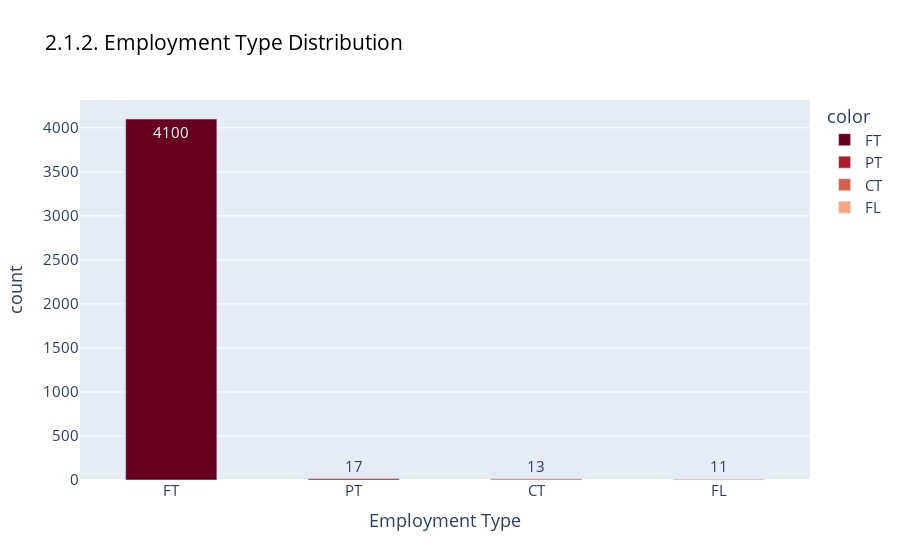

Write notebook code for a chart like this one.
### Markdown cell above
There's 4 categorical values in column 'employment_type' and each are:
* FT = Full Time
* CT = Contract
* FL = Freelance
* PT = Part-Time

### Code cell
type_grouped = df['employment_type'].value_counts()
fig = px.bar(x = type_grouped.index, y = type_grouped.values, 
       color = type_grouped.index, 
       color_discrete_sequence=px.colors.sequential.RdBu,
       text = type_grouped.values, title = '2.1.2. Employment Type Distribution')

fig.update_layout(
    xaxis_title="Employment Type",
    yaxis_title="count")

fig.update_traces(width=0.5)
fig.update_layout(font = dict(size = 15),title_font_color="black",)
fig.show()

### Figure 1 — Plotly figure (JSON) as saved in the notebook; plotly's stock layout.template omitted (floating-point values rounded to 4 significant figures)
{"data": [{"alignmentgroup": "True", "hovertemplate": "color=FT<br>x=%{x}<br>y=%{y}<br>text=%{text}<extra></extra>", "legendgroup": "FT", "marker": {"color": "rgb(103,0,31)", "pattern": {"shape": ""}}, "name": "FT", "offsetgroup": "FT", "orientation": "v", "showlegend": true, "text": [4100], "textposition": "auto", "type": "bar", "width": 0.5, "x": ["FT"], "xaxis": "x", "y": [4100], "yaxis": "y"}, {"alignmentgroup": "True", "hovertemplate": "color=PT<br>x=%{x}<br>y=%{y}<br>text=%{text}<extra></extra>", "legendgroup": "PT", "marker": {"color": "rgb(178,24,43)", "pattern": {"shape": ""}}, "name": "PT", "offsetgroup": "PT", "orientation": "v", "showlegend": true, "text": [17], "textposition": "auto", "type": "bar", "width": 0.5, "x": ["PT"], "xaxis": "x", "y": [17], "yaxis": "y"}, {"alignmentgroup": "True", "hovertemplate": "color=CT<br>x=%{x}<br>y=%{y}<br>text=%{text}<extra></extra>", "legendgroup": "CT", "marker": {"color": "rgb(214,96,77)", "pattern": {"shape": ""}}, "name": "CT", "offsetgroup": "CT", "orientation": "v", "showlegend": true, "text": [13], "textposition": "auto", "type": "bar", "width": 0.5, "x": ["CT"], "xaxis": "x", "y": [13], "yaxis": "y"}, {"alignmentgroup": "True", "hovertemplate": "color=FL<br>x=%{x}<br>y=%{y}<br>text=%{text}<extra></extra>", "legendgroup": "FL", "marker": {"color": "rgb(244,165,130)", "pattern": {"shape": ""}}, "name": "FL", "offsetgroup": "FL", "orientation": "v", "showlegend": true, "text": [11], "textposition": "auto", "type": "bar", "width": 0.5, "x": ["FL"], "xaxis": "x", "y": [11], "yaxis": "y"}], "layout": {"barmode": "relative", "font": {"size": 15}, "legend": {"title": {"text": "color"}, "tracegroupgap": 0}, "title": {"font": {"color": "black"}, "text": "2.1.2. Employment Type Distribution"}, "xaxis": {"anchor": "y", "domain": [0, 1], "title": {"text": "Employment Type"}}, "yaxis": {"anchor": "x", "domain": [0, 1], "title": {"text": "count"}}}}
